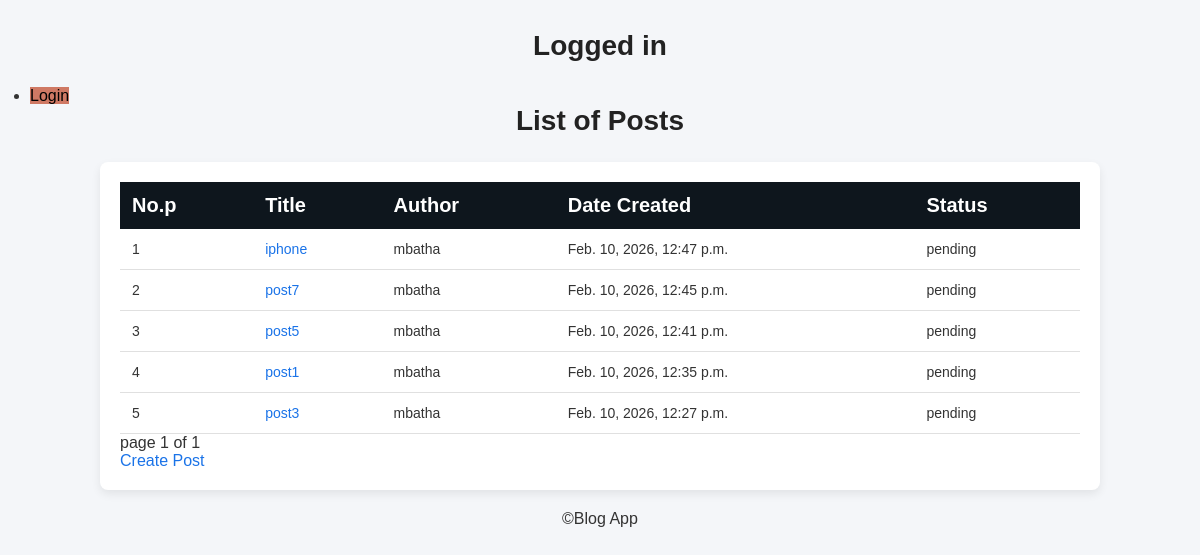
The page / on the database its author committed.
### blog_app/models.py (models this page shows, shortened)
class Post(models.Model):
    title = models.CharField(max_length=200)
    content = models.TextField()
    image = models.ImageField(upload_to='posts/', blank=True, null=True)
    author = models.ForeignKey(User, on_delete=models.CASCADE, null=True, blank=True)
    date_created = models.DateTimeField(auto_now_add=True)

### blog_app/views.py (the view)
# urls.py: path('', post_list, name='list'),
def post_list(request):
    posts = Post.objects.all().order_by('-date_created')  # order by newest first
    paginator = Paginator(posts, 5, orphans=4, allow_empty_first_page=True)
    page = request.GET.get('page')
    try:
        paginated_posts = paginator.page(page)
    except PageNotAnInteger:
        paginated_posts = paginator.page(1)
    except EmptyPage:
        paginated_posts = paginator.page(paginator.num_pages)
    title = 'List Posts'
    return render(request, 'blog_app/list.html', {'posts': paginated_posts, 'title': title})

### blog_app/templatetags/post_filters.py (called while the page is built)
@register.filter(name='post_status')
def post_status(value):
    if value:
        return "completed"
    else:
        return "pending"

### blog_app/templates/blog_app/list.html (shortened to what this page needs)
{% extends 'base.html' %}
{% load static %}
{% block content %}
{% load post_filters %}
<html lang="en">
<head>
    {% load static %}
    <link rel="stylesheet" href="{% static 'css/styles.css' %}">
</head>
<body>
    <h1>List of Posts</h1>
    <div class="table-container">
        <table>
            <thead>
                <tr>
                    <th>No.p</th>
                    <th>Title</th>
                    <th>Author</th>
                    <th>Date Created</th>
                    <th>Status</th>
                </tr>
            </thead>
            <tbody>
                {% for post in posts %}
                <tr>
                    <td>{{ forloop.counter }}</td>
                    <td>
                        <a href="{% url 'detail' post.id %}"> {{ post.title }}</a>
                    </td>
                    <td>{{ post.author }}</td>
                    <td>{{ post.date_created }}</td>
                    <td>{{ post.status|post_status }}</td>
                </tr>
                {% empty %}
                <tr>
                    <td colspan="4">No posts available.</td>
                </tr>
                {% endfor %}
            </tbody>
        </table>
        <div class="paginator">
            <span class="step-likns">
                <span class="current">
                    page {{ posts.number }} of {{ posts.paginator.num_pages }}
                </span>
        </div>
        <a href="{% url 'create' %}">Create Post</a>
    </div>
{% endblock content %}

### blog_app/templates/base.html (shortened to what this page needs)
{% load static %}
<!DOCTYPE html>
<html lang="en">
<head>
</head>
<body>
    <header>
        <h1>{{ user.username }} Logged in</h1>
        <nav>
            <ul>
                {% if user.is_authenticated %}
                <li><a href="{% url 'logout' %}" class="authbtn">Logout</a></li>
                {% else %}
                <li><a href="{% url 'login' %}" class="authbtn">Login</a></li>
                {% endif %}
            </ul>
        </nav>
        {% block content %}
        {% endblock content %}
    </header>
    <footer class="footer">
        <p>&copy;{{ now|date:"Y" }}Blog App</p>
    </footer>
</body>
</html>

### blog_app/static/css/styles.css (style rules this page uses)
* { margin: 0; padding: 0; box-sizing: border-box; }
body { font-family: Arial, Helvetica, sans-serif; background-color: #f4f6f9; padding: 30px; color: #333; }
h1 { text-align: center; margin-bottom: 25px; font-size: 28px; color: #222; }
.table-container { max-width: 1000px; margin: auto; background: #ffffff; padding: 20px; border-radius: 8px; box-shadow: 0 4px 10px rgba(0, 0, 0, 0.08); }
table { width: 100%; border-collapse: collapse; }
thead { background-color: #0e161d; }
thead th { color: #ffffff; text-align: left; padding: 12px; font-size: 20px; }
tbody tr { border-bottom: 1px solid #e0e0e0; }
td { padding: 12px; font-size: 14px; }
a { color: #1a73e8; text-decoration: none; font-weight: 500; }
.footer { text-align: center; margin-top: 20px; }
.authbtn { background-color: #cf7964; color: #000; text-decoration: none; }

### rows shown on the page
Post: title "iphone", author "mbatha", date_created "Feb. 10, 2026, 12:47 p.m.", status|post_status "pending"
Post: title "post7", author "mbatha", date_created "Feb. 10, 2026, 12:45 p.m.", status|post_status "pending"
Post: title "post5", author "mbatha", date_created "Feb. 10, 2026, 12:41 p.m.", status|post_status "pending"
Post: title "post1", author "mbatha", date_created "Feb. 10, 2026, 12:35 p.m.", status|post_status "pending"
Post: title "post3", author "mbatha", date_created "Feb. 10, 2026, 12:27 p.m.", status|post_status "pending"

### other values the page prints
{{ posts.number }} "1"
{{ posts.paginator.num_pages }} "1"
